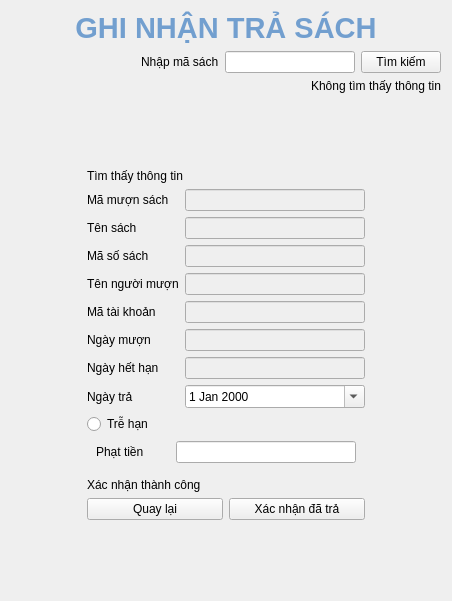
          <widget class="QWidget" name="tab_6">
           <attribute name="title">
            <string>Xác nhận trả sách</string>
           </attribute>
           <layout class="QGridLayout" name="gridLayout_19">
            <item row="4" column="1" colspan="2">
             <widget class="QWidget" name="receiveBook_Form_3" native="true">
              <layout class="QVBoxLayout" name="receiveBook_Form_4">
               <property name="leftMargin">
                <number>30</number>
               </property>
               <property name="topMargin">
                <number>30</number>
               </property>
               <property name="rightMargin">
                <number>30</number>
               </property>
               <property name="bottomMargin">
                <number>30</number>
               </property>
               <item>
                <widget class="QLabel" name="label_73">
                 <property name="text">
                  <string>Tìm thấy thông tin</string>
                 </property>
                </widget>
               </item>
               <item>
                <layout class="QHBoxLayout" name="horizontalLayout_66">
                 <item>
                  <widget class="QLabel" name="label_74">
                   <property name="text">
                    <string>Mã mượn sách</string>
                   </property>
                  </widget>
                 </item>
                 <item>
                  <widget class="QLineEdit" name="receiveBook_rentIDLine_2">
                   <property name="enabled">
                    <bool>false</bool>
                   </property>
                   <property name="minimumSize">
                    <size>
                     <width>180</width>
                     <height>0</height>
                    </size>
                   </property>
                   <property name="maximumSize">
                    <size>
                     <width>180</width>
                     <height>16777215</height>
                    </size>
                   </property>
                  </widget>
                 </item>
                </layout>
               </item>
               <item>
                <layout class="QHBoxLayout" name="horizontalLayout_67">
                 <item>
                  <widget class="QLabel" name="label_75">
                   <property name="text">
                    <string>Tên sách</string>
                   </property>
                  </widget>
                 </item>
                 <item>
                  <widget class="QLineEdit" name="receiveBook_bookTitleLine_2">
                   <property name="enabled">
                    <bool>false</bool>
                   </property>
                   <property name="minimumSize">
                    <size>
                     <width>180</width>
                     <height>0</height>
                    </size>
                   </property>
                   <property name="maximumSize">
                    <size>
                     <width>180</width>
                     <height>16777215</height>
                    </size>
                   </property>
                  </widget>
                 </item>
                </layout>
               </item>
               <item>
                <layout class="QHBoxLayout" name="horizontalLayout_68">
                 <item>
                  <widget class="QLabel" name="label_76">
                   <property name="text">
                    <string>Mã số sách</string>
                   </property>
                  </widget>
                 </item>
                 <item>
                  <widget class="QLineEdit" name="receiveBook_bookIDLine_2">
                   <property name="enabled">
                    <bool>false</bool>
                   </property>
                   <property name="minimumSize">
                    <size>
                     <width>180</width>
                     <height>0</height>
                    </size>
                   </property>
                   <property name="maximumSize">
                    <size>
                     <width>180</width>
                     <height>16777215</height>
                    </size>
                   </property>
                  </widget>
                 </item>
                </layout>
               </item>
               <item>
                <layout class="QHBoxLayout" name="horizontalLayout_69">
                 <item>
                  <widget class="QLabel" name="label_77">
                   <property name="text">
                    <string>Tên người mượn</string>
                   </property>
                  </widget>
                 </item>
                 <item>
                  <widget class="QLineEdit" name="receiveBook_nameLine_2">
                   <property name="enabled">
                    <bool>false</bool>
                   </property>
                   <property name="minimumSize">
                    <size>
                     <width>180</width>
                     <height>0</height>
                    </size>
                   </property>
                   <property name="maximumSize">
                    <size>
                     <width>180</width>
                     <height>16777215</height>
                    </size>
                   </property>
                  </widget>
                 </item>
                </layout>
               </item>
               <item>
                <layout class="QHBoxLayout" name="horizontalLayout_70">
                 <item>
                  <widget class="QLabel" name="label_78">
                   <property name="text">
                    <string>Mã tài khoản</string>
                   </property>
                  </widget>
                 </item>
                 <item>
                  <widget class="QLineEdit" name="receiveBook_accIDLine_2">
                   <property name="enabled">
                    <bool>false</bool>
                   </property>
                   <property name="minimumSize">
                    <size>
                     <width>180</width>
                     <height>0</height>
                    </size>
                   </property>
                   <property name="maximumSize">
                    <size>
                     <width>180</width>
                     <height>16777215</height>
                    </size>
                   </property>
                  </widget>
                 </item>
                </layout>
               </item>
               <item>
                <layout class="QHBoxLayout" name="horizontalLayout_71">
                 <property name="topMargin">
                  <number>0</number>
                 </property>
                 <item>
                  <widget class="QLabel" name="label_79">
                   <property name="text">
                    <string>Ngày mượn</string>
                   </property>
                  </widget>
                 </item>
                 <item>
                  <widget class="QLineEdit" name="receiveBook_rentDLine_2">
                   <property name="enabled">
                    <bool>false</bool>
                   </property>
                   <property name="minimumSize">
                    <size>
                     <width>180</width>
                     <height>0</height>
                    </size>
                   </property>
                   <property name="maximumSize">
                    <size>
                     <width>180</width>
                     <height>16777215</height>
                    </size>
                   </property>
                  </widget>
                 </item>
                </layout>
               </item>
               <item>
                <layout class="QHBoxLayout" name="horizontalLayout_72">
                 <property name="topMargin">
                  <number>0</number>
                 </property>
                 <item>
                  <widget class="QLabel" name="label_80">
                   <property name="text">
                    <string>Ngày hết hạn</string>
                   </property>
                  </widget>
                 </item>
                 <item>
                  <widget class="QLineEdit" name="receiveBook_expDLine_2">
                   <property name="enabled">
                    <bool>false</bool>
                   </property>
                   <property name="minimumSize">
                    <size>
                     <width>180</width>
                     <height>0</height>
                    </size>
                   </property>
                   <property name="maximumSize">
                    <size>
                     <width>180</width>
                     <height>16777215</height>
                    </size>
                   </property>
                  </widget>
                 </item>
                </layout>
               </item>
               <item>
                <layout class="QHBoxLayout" name="horizontalLayout_73">
                 <property name="topMargin">
                  <number>0</number>
                 </property>
                 <item>
                  <widget class="QLabel" name="label_81">
                   <property name="text">
                    <string>Ngày trả</string>
                   </property>
                  </widget>
                 </item>
                 <item>
                  <widget class="QDateEdit" name="receiveBook_returnDLine_2">
                   <property name="minimumSize">
                    <size>
                     <width>180</width>
                     <height>0</height>
                    </size>
                   </property>
                   <property name="maximumSize">
                    <size>
                     <width>180</width>
                     <height>16777215</height>
                    </size>
                   </property>
                   <property name="wrapping">
                    <bool>false</bool>
                   </property>
                   <property name="showGroupSeparator" stdset="0">
                    <bool>false</bool>
                   </property>
                   <property name="calendarPopup">
                    <bool>true</bool>
                   </property>
                  </widget>
                 </item>
                </layout>
               </item>
               <item>
                <widget class="QRadioButton" name="receiveBook_lateButton_2">
                 <property name="text">
                  <string>Trễ hạn</string>
                 </property>
                </widget>
               </item>
               <item>
                <widget class="QWidget" name="receiveBook_fineWidget_2" native="true">
                 <layout class="QHBoxLayout" name="horizontalLayout_74">
                  <property name="topMargin">
                   <number>1</number>
                  </property>
                  <item>
                   <widget class="QLabel" name="label_82">
                    <property name="text">
                     <string>Phạt tiền</string>
                    </property>
                   </widget>
                  </item>
                  <item>
                   <widget class="QLineEdit" name="receiveBook_fineLine_2">
                    <property name="minimumSize">
                     <size>
                      <width>180</width>
                      <height>0</height>
                     </size>
                    </property>
                    <property name="maximumSize">
                     <size>
                      <width>180</width>
                      <height>16777215</height>
                     </size>
                    </property>
                   </widget>
                  </item>
                 </layout>
                </widget>
               </item>
               <item>
                <widget class="QLabel" name="receiveBook_successLabel_2">
                 <property name="text">
                  <string>Xác nhận thành công</string>
                 </property>
                </widget>
               </item>
               <item>
                <layout class="QHBoxLayout" name="horizontalLayout_75">
                 <property name="topMargin">
                  <number>0</number>
                 </property>
                 <item>
                  <widget class="QPushButton" name="receiveBook_backButton_2">
                   <property name="text">
                    <string>Quay lại</string>
                   </property>
                  </widget>
                 </item>
                 <item>
                  <widget class="QPushButton" name="receiveBook_confirmButton_2">
                   <property name="text">
                    <string>Xác nhận đã trả</string>
                   </property>
                  </widget>
                 </item>
                </layout>
               </item>
              </layout>
             </widget>
            </item>
            <item row="1" column="0" colspan="4">
             <layout class="QHBoxLayout" name="horizontalLayout_65">
              <item>
               <spacer name="horizontalSpacer_22">
                <property name="orientation">
                 <enum>Qt::Horizontal</enum>
                </property>
                <property name="sizeHint" stdset="0">
                 <size>
                  <width>40</width>
                  <height>20</height>
                 </size>
                </property>
               </spacer>
              </item>
              <item>
               <widget class="QLabel" name="label_72">
                <property name="text">
                 <string>Nhập mã sách</string>
                </property>
               </widget>
              </item>
              <item>
               <widget class="QLineEdit" name="receiveBook_findLine_2"/>
              </item>
              <item>
               <widget class="QPushButton" name="receiveBook_findButton_2">
                <property name="text">
                 <string>Tìm kiếm</string>
                </property>
               </widget>
              </item>
             </layout>
            </item>
            <item row="5" column="1">
             <spacer name="verticalSpacer_20">
              <property name="orientation">
               <enum>Qt::Vertical</enum>
              </property>
              <property name="sizeHint" stdset="0">
               <size>
                <width>20</width>
                <height>40</height>
               </size>
              </property>
             </spacer>
            </item>
            <item row="4" column="0">
             <spacer name="horizontalSpacer_23">
              <property name="orientation">
               <enum>Qt::Horizontal</enum>
              </property>
              <property name="sizeHint" stdset="0">
               <size>
                <width>40</width>
                <height>20</height>
               </size>
              </property>
             </spacer>
            </item>
            <item row="4" column="3">
             <spacer name="horizontalSpacer_24">
              <property name="orientation">
               <enum>Qt::Horizontal</enum>
              </property>
              <property name="sizeHint" stdset="0">
               <size>
                <width>40</width>
                <height>20</height>
               </size>
              </property>
             </spacer>
            </item>
            <item row="0" column="0" colspan="4">
             <widget class="QLabel" name="label_35">
              <property name="text">
               <string>&lt;html&gt;&lt;head/&gt;&lt;body&gt;&lt;p align=&quot;center&quot;&gt;&lt;span style=&quot; font-size:22pt; font-weight:600; color:#729fcf;&quot;&gt;GHI NHẬN TRẢ SÁCH&lt;/span&gt;&lt;/p&gt;&lt;/body&gt;&lt;/html&gt;</string>
              </property>
             </widget>
            </item>
            <item row="2" column="0" colspan="4">
             <widget class="QLabel" name="receiveBook_nFoundButton_2">
              <property name="text">
               <string>&lt;html&gt;&lt;head/&gt;&lt;body&gt;&lt;p align=&quot;right&quot;&gt;Không tìm thấy thông tin&lt;/p&gt;&lt;/body&gt;&lt;/html&gt;</string>
              </property>
             </widget>
            </item>
            <item row="3" column="0">
             <spacer name="verticalSpacer_21">
              <property name="orientation">
               <enum>Qt::Vertical</enum>
              </property>
              <property name="sizeHint" stdset="0">
               <size>
                <width>20</width>
                <height>40</height>
               </size>
              </property>
             </spacer>
            </item>
           </layout>
          </widget>
